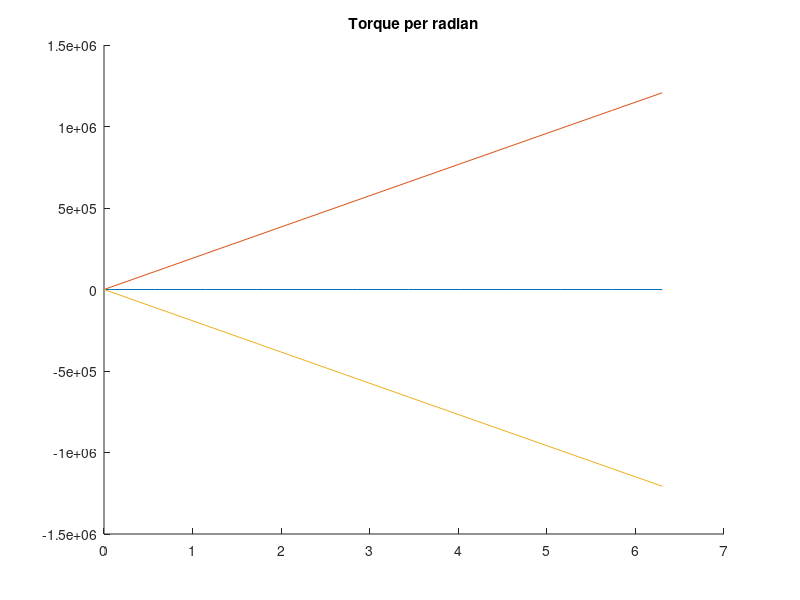
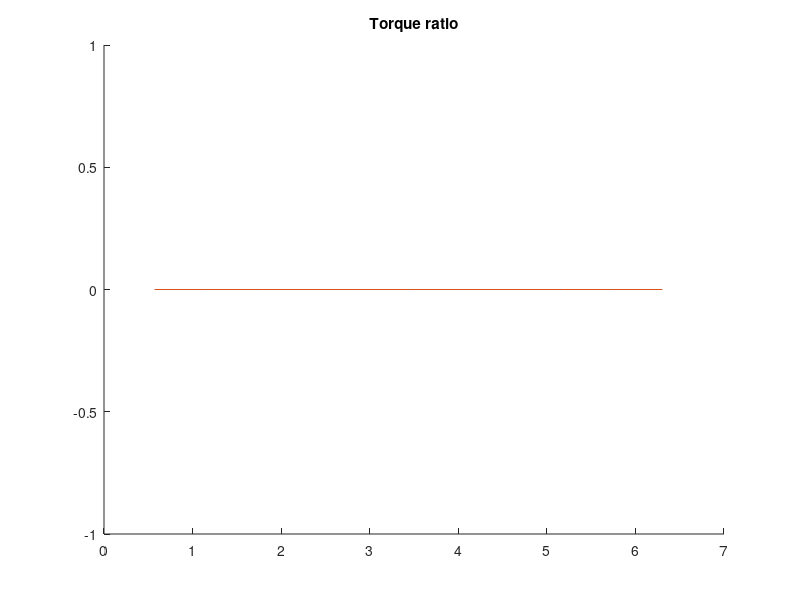
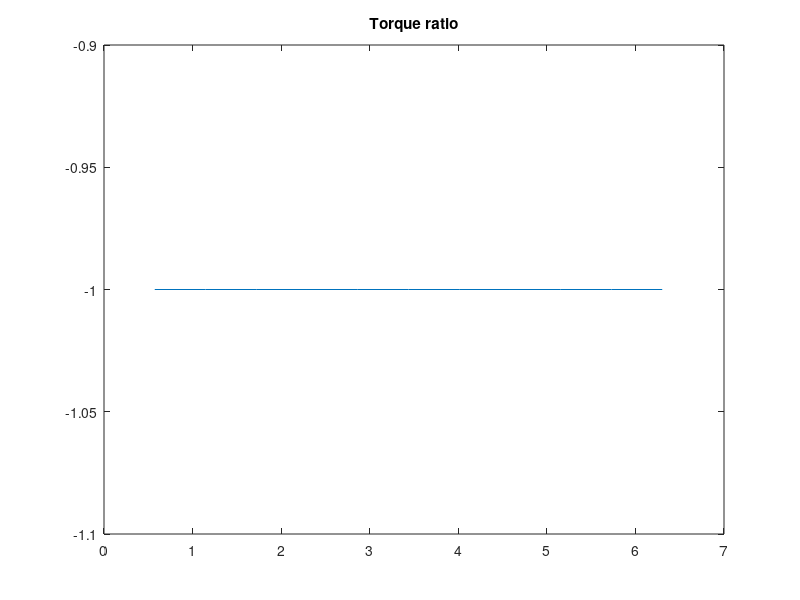

MATLAB code to generate these figures, in order:
%% Math for controlability of multi engine rocket
% Author: Frederik Rasmussen
clear;close;clc
% Variables
CG = 8.919     % Nominal CG for the rocket
r_off = 1  % Engine of set from center

A=[0,1,0,0;
    1.35566407480734,-0.0278007408165645,0,0.00142626415024444;
    0,0,0,1;
    -8.61415950171208,950.536067054665,0,-0.00185035166555339]

thrust=2449900 /2

% Values in B-matrix

F_TVC = 2449900 /2; % beta_0 is 0 during ascent. F_TVC*cos(beta_0)
PVP = 0; % point in origin of yz-plane
l_CG = abs(CG-PVP);
l_off = 1; % Considered to be reasonably
mass=92100;
J=2.329004577500000e+06

l_off_z_1 = l_off;
l_off_z_2 = l_off;

l_PVP_z_1 = sqrt(l_off_z_1^2+l_CG^2);
l_PVP_z_2 = sqrt(l_off_z_2^2+l_CG^2);

mu_PVP_1 = (F_TVC*l_PVP_z_1)/J;
mu_PVP_2 = (F_TVC*l_PVP_z_2)/J;

beta_off_z_1 = atan(l_off_z_1/l_CG);
beta_off_z_2 = atan(l_off_z_2/l_CG);

%rotaiton without translation

F_1= @(beta) sin(beta)*thrust
F_2= @(beta) sin(beta)*thrust

M_1= @(beta) F_1(beta)*l_PVP_z_1
M_2= @(beta) F_2(beta)*l_PVP_z_2

b=0:0.01:deg2rad(6.5)
m1=M_1(b)
m2=M_2(-b)
m_total=m1+m2
hold on
bp=rad2deg(b)
plot(bp,m_total)
plot(bp,m1)
plot(bp,m2)
title("Torque per radian")
figure
hold on
plot(bp,m_total./m1)
plot(bp,m_total./-m2)
title("Torque ratio")
figure
plot(bp,m2./m1)
title("Torque ratio")

ratio=l_PVP_z_1/l_PVP_z_2
%%




Bp =@(m)    [0                              0;
            -mu_PVP_1*cos(beta_off_z_1)     -mu_PVP_2*cos(beta_off_z_2);
            0                               0;
            -(F_TVC*cos(beta_off_z_1))/m    -(F_TVC*cos(beta_off_z_2))/m];
B = Bp(mass)

CTR=ctrb(A,B(:,1))
rank(CTR)
C=eye(length(A))

[Abar,Bbar,Cbar,T,k]=ctrbf(A,B(:,1),C)
k=place(A,B,[-4 -3 -2 -1]*1)

eig(A-B*k)